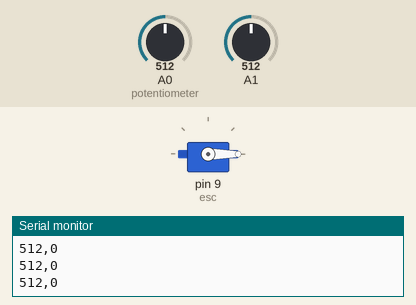
Recording of a sketch running on a simulated Arduino Uno, built with avr-gcc and run on an emulated ATmega328P. Shown: servo, the last lines printed to the serial monitor. The test bench sets the inputs (shaded band); at power-on: A0 (potentiometer) = 512, A1 = 512.

Above: at 1.2 s.
1.3 s: A0 (potentiometer) set to 306
At 1.9 s:
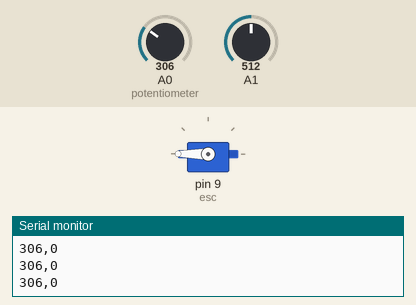
2.8 s: A0 (potentiometer) set to 122
At 3.2 s:
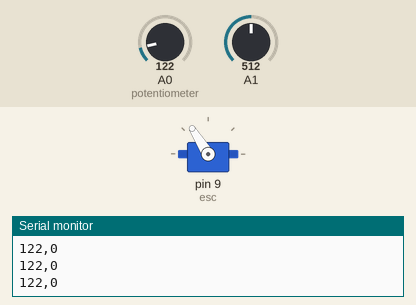
4.3 s: A0 (potentiometer) set to 900
At 5.4 s:
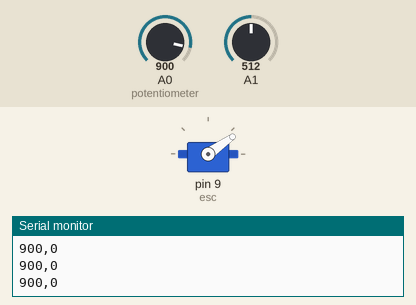
5.8 s: A0 (potentiometer) set to 1023
At 6.7 s:
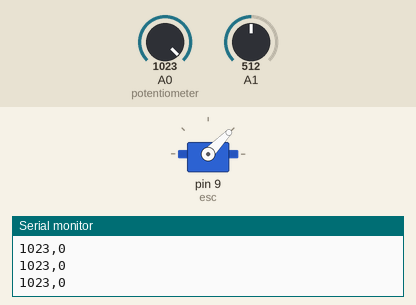
7.3 s: A0 (potentiometer) set to 511
At 7.8 s:
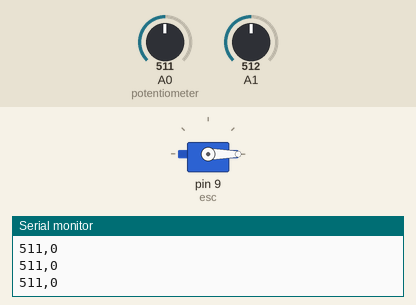
Timing chart, 0 to 10.3 s (numbered marks = the images above; inputs shaded):
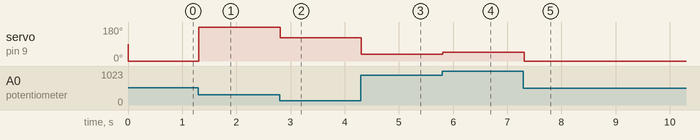

The sketch:

sketch_apr22a.ino
```cpp
#include<Servo.h>           //Include The servo library for the functions used

Servo esc;                  //Declare the ESC as a Servo Object
int input;

int angle;
int initangle;

void setup()
{
esc.attach(9,0,1023);           //Attach the ESC to Digital Pin 10
 Serial.begin(9600);      //Begin Reading/Open Serial Monitor
initangle=analogRead(A1);                      //Value of input is analog input on pin A1

/*
esc.write(180);                          //The state of ESC will be the same as the state/position of Joystick   -2
delay(2);
esc.write(00);
*/
}

void loop()
{
  input=analogRead(A0);                      //Value of input is analog input on pin A0 (the controlling potentiometer)

//input=map(analogRead(A0), 0, 1023, 0, 180); //Map the input values from the joystick on analog pin 0 to  correspond to max and min values for the servo output: 180 and 0
 Serial.print(input);                      //Serial print the mapped input value
 Serial.print(",");
 angle=analogRead(A1);                      //Value of input is analog input on pin A1 (on the bodey)
 Serial.print(-angle+initangle);
 Serial.print("\n");
delay(1);                                  //Delay determines your resolution/smoothness and responsiveness of Motor to the movement of Potwntiometer/Joystick.
esc.write(input);                          //The state of ESC will be the same as the state/position of Joystick

}
```

Measured:
- after the input at 1.3 s, servo on pin 9 (esc): 0° → 180° at once
- after the input at 2.8 s, servo on pin 9 (esc): 180° → 122° at once
- after the input at 4.3 s, servo on pin 9 (esc): 122° → 35° at once
- after the input at 5.8 s, servo on pin 9 (esc): 35° → 46° at once
- after the input at 7.3 s, servo on pin 9 (esc): 46° → 0° at once
